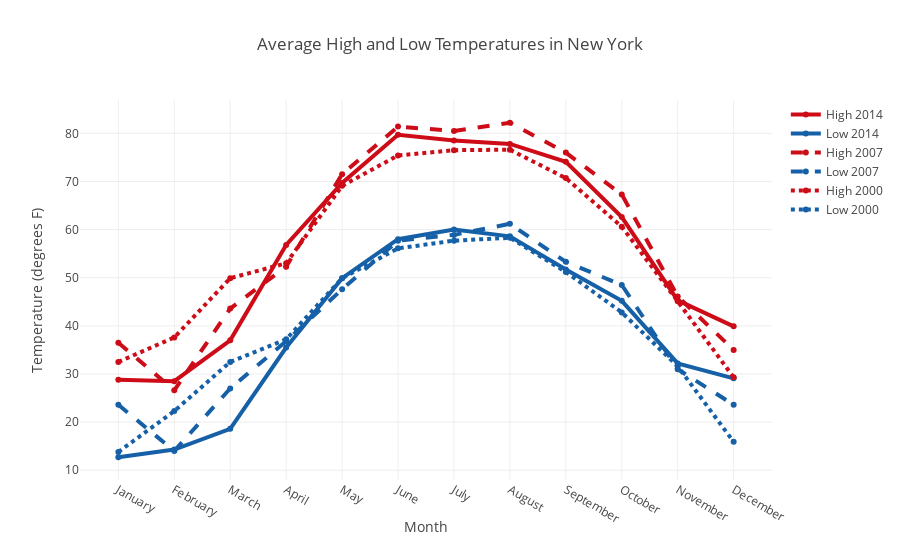

The notebook cell saved with this chart:
### Markdown cell above
### Style Line Plots

### Code cell
month = ['January', 'February', 'March', 'April', 'May', 'June', 'July',
         'August', 'September', 'October', 'November', 'December']
high_2000 = [32.5, 37.6, 49.9, 53.0, 69.1, 75.4, 76.5, 76.6, 70.7, 60.6, 45.1, 29.3]
low_2000 = [13.8, 22.3, 32.5, 37.2, 49.9, 56.1, 57.7, 58.3, 51.2, 42.8, 31.6, 15.9]
high_2007 = [36.5, 26.6, 43.6, 52.3, 71.5, 81.4, 80.5, 82.2, 76.0, 67.3, 46.1, 35.0]
low_2007 = [23.6, 14.0, 27.0, 36.8, 47.6, 57.7, 58.9, 61.2, 53.3, 48.5, 31.0, 23.6]
high_2014 = [28.8, 28.5, 37.0, 56.8, 69.7, 79.7, 78.5, 77.8, 74.1, 62.6, 45.3, 39.9]
low_2014 = [12.7, 14.3, 18.6, 35.5, 49.9, 58.0, 60.0, 58.6, 51.7, 45.2, 32.2, 29.1]

trace0 = go.Scatter(
    x = month,
    y = high_2014,
    name = 'High 2014',
    line = dict(
        color = 'rgb(205, 12, 24)',
        width = 4
    )
)
trace1 = go.Scatter(
    x = month,
    y = low_2014,
    name = 'Low 2014',
    line = dict(
        color = 'rgb(22, 96, 167)',
        width = 4
    )
)
trace2 = go.Scatter(
    x = month,
    y = high_2007,
    name = 'High 2007',
    line = dict(
        color = 'rgb(205, 12, 24)',
        width = 4,
        dash = 'dash' # dash options include 'dash', 'dot', and 'dashdot'
    )
)
trace3 = go.Scatter(
    x = month,
    y = low_2007,
    name = 'Low 2007',
    line = dict(
        color = 'rgb(22, 96, 167)',
        width = 4,
        dash = 'dash'
    )
)
trace4 = go.Scatter(
    x = month,
    y = high_2000,
    name = 'High 2000',
    line = dict(
        color = 'rgb(205, 12, 24)',
        width = 4,
        dash = 'dot'
    )
)
trace5 = go.Scatter(
    x = month,
    y = low_2000,
    name = 'Low 2000',
    line = dict(
        color = 'rgb(22, 96, 167)',
        width = 4,
        dash = 'dot'
    )
)
data = [trace0, trace1, trace2, trace3, trace4, trace5]

layout = dict(
    title = 'Average High and Low Temperatures in New York',
    xaxis = dict(title = 'Month'),
    yaxis = dict(title = 'Temperature (degrees F)')
)

fig = dict(data=data, layout=layout)
plotly.offline.iplot(fig)

### Figure 1 — Plotly figure (JSON) as saved in the notebook; plotly's stock layout.template omitted (floating-point values rounded to 4 significant figures)
{"data": [{"line": {"color": "rgb(205, 12, 24)", "width": 4}, "name": "High 2014", "type": "scatter", "x": ["January", "February", "March", "April", "May", "June", "July", "August", "September", "October", "November", "December"], "y": [28.8, 28.5, 37, 56.8, 69.7, 79.7, 78.5, 77.8, 74.1, 62.6, 45.3, 39.9]}, {"line": {"color": "rgb(22, 96, 167)", "width": 4}, "name": "Low 2014", "type": "scatter", "x": ["January", "February", "March", "April", "May", "June", "July", "August", "September", "October", "November", "December"], "y": [12.7, 14.3, 18.6, 35.5, 49.9, 58, 60, 58.6, 51.7, 45.2, 32.2, 29.1]}, {"line": {"color": "rgb(205, 12, 24)", "dash": "dash", "width": 4}, "name": "High 2007", "type": "scatter", "x": ["January", "February", "March", "April", "May", "June", "July", "August", "September", "October", "November", "December"], "y": [36.5, 26.6, 43.6, 52.3, 71.5, 81.4, 80.5, 82.2, 76, 67.3, 46.1, 35]}, {"line": {"color": "rgb(22, 96, 167)", "dash": "dash", "width": 4}, "name": "Low 2007", "type": "scatter", "x": ["January", "February", "March", "April", "May", "June", "July", "August", "September", "October", "November", "December"], "y": [23.6, 14, 27, 36.8, 47.6, 57.7, 58.9, 61.2, 53.3, 48.5, 31, 23.6]}, {"line": {"color": "rgb(205, 12, 24)", "dash": "dot", "width": 4}, "name": "High 2000", "type": "scatter", "x": ["January", "February", "March", "April", "May", "June", "July", "August", "September", "October", "November", "December"], "y": [32.5, 37.6, 49.9, 53, 69.1, 75.4, 76.5, 76.6, 70.7, 60.6, 45.1, 29.3]}, {"line": {"color": "rgb(22, 96, 167)", "dash": "dot", "width": 4}, "name": "Low 2000", "type": "scatter", "x": ["January", "February", "March", "April", "May", "June", "July", "August", "September", "October", "November", "December"], "y": [13.8, 22.3, 32.5, 37.2, 49.9, 56.1, 57.7, 58.3, 51.2, 42.8, 31.6, 15.9]}], "layout": {"title": "Average High and Low Temperatures in New York", "xaxis": {"title": "Month"}, "yaxis": {"title": "Temperature (degrees F)"}}}
